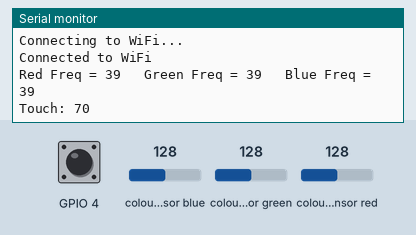
Recording of a sketch running on a simulated ESP32. On the bench: the last lines printed to the serial monitor. Wiring (inferred from the names in the program): TCS3200 colour sensor: output GPIO 16; S2 GPIO 0; S3 GPIO 17. The inputs (shaded band) are chosen by the test bench; at power-on: colour sensor blue 128, GPIO 4 HIGH, colour sensor green 128, colour sensor red 128. WiFi joins after 1.5 s; servers stay silent unless stated.

Above: at 2.7 s.
2.8 s: colour sensor blue set to 5
At 3.4 s:
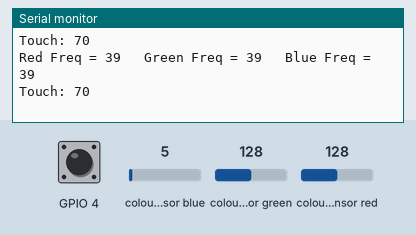
4.3 s: GPIO 4 pulled LOW for 0.3 s
At 5.2 s:
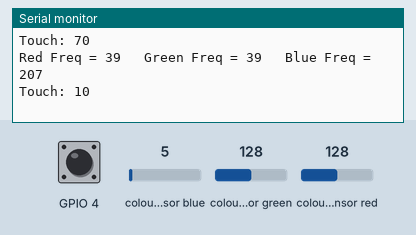
6.1 s: colour sensor green set to 5
At 6.8 s:
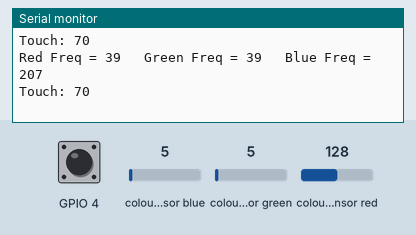
7.6 s: colour sensor red set to 5
At 8.4 s:
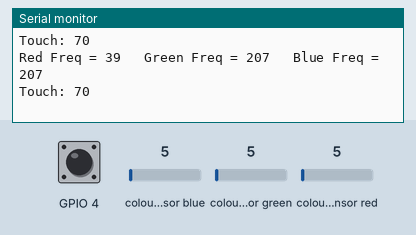

The sketch:

sendColorTouchData.ino
```cpp
#include <WiFi.h>
#include <WiFiUdp.h>

#define S2 0 /*Define S2 Pin Number of ESP32*/
#define S3 17 /*Define S3 Pin Number of ESP32*/
#define sensorOut 16 /*Define Sensor Output Pin Number of ESP32*/

/*Define int variables*/
int Red = 0;
int Green = 0;
int Blue = 0;
int Frequency = 0;


const int pin = 34; // Change this to the desired analog pin


const char* ssid = "yale wireless";


const char* udpServerIP = "172.27.160.56"; // Change to the target IP address
// const int udpServerPort = 12345; // Change to the target port number

//const char* udpServerIP = "127.0.0.1"; // Change to the target IP address
const int udpServerPort = 12345; // Change to the target port number

WiFiUDP udp;


void setup() {
  pinMode(pin, INPUT); // Set the pin as an analog input
  pinMode(S2, OUTPUT); /*Define S2 Pin as a OUTPUT*/
  pinMode(S3, OUTPUT); /*Define S3 Pin as a OUTPUT*/
  pinMode(sensorOut, INPUT); /*Define Sensor Output Pin as a INPUT*/
  Serial.begin(115200); // Initialize serial communication


// Connect to Wi-Fi
WiFi.begin(ssid);
while (WiFi.status() != WL_CONNECTED) {
Serial.println("Connecting to WiFi...");
}
Serial.println("Connected to WiFi");


// Begin the UDP connection
udp.begin(udpServerPort);
}


void loop() {
//int sensorValue = analogRead(pin); // Read the analog input
//Serial.println(sensorValue);
// Data to be sent
//String message = "Hello, UDP Server!";

  Red = getRed();
  delay(200); /*wait a 200mS*/
  Green = getGreen();
  delay(200); /*wait a 200mS*/
  Blue = getBlue();
  delay(200); /*wait a 200mS*/
  Serial.print("Red Freq = ");
  Serial.print(Red); /*Print Red Color Value on Serial Monitor*/
  Serial.print("   ");
  Serial.print("Green Freq = ");
  Serial.print(Green); /*Print Green Color Value on Serial Monitor*/
  Serial.print("   ");
  Serial.print("Blue Freq = ");
  Serial.println(Blue); /*Print Blue Color Value on Serial Monitor*/

  // DIY TOUCH SENSOR
  Serial.print("Touch: ");
  Serial.println(touchRead(T0)); // GPIO pin 4
  delay(200);


// Send the UDP packet
udp.beginPacket(udpServerIP, udpServerPort);
//udp.print("Red: ");
//udp.print(Red);
//udp.print("  ");
//udp.print("Green: ");
//udp.print(Green);
//udp.print("  ");
//udp.print("Blue: ");
//udp.println(Blue);
int touch = touchRead(T0);

//udp.print(touch, "i");
udp.print(touch);
udp.print(",");
udp.print(Red);
udp.print(",");
udp.print(Green);
udp.print(",");
udp.print(Blue);
udp.endPacket();


//Serial.print("Allegedly sent: ");
//Serial.println(message);

//delay(3000);

}


int getRed() {
  digitalWrite(S2,LOW);
  digitalWrite(S3,LOW);
  Frequency = pulseIn(sensorOut, LOW); /*Get the Red Color Frequency*/
  return Frequency;
}

int getGreen() {
  digitalWrite(S2,HIGH);
  digitalWrite(S3,HIGH);
  Frequency = pulseIn(sensorOut, LOW); /*Get the Green Color Frequency*/
  return Frequency;
}

int getBlue() {
  digitalWrite(S2,LOW);
  digitalWrite(S3,HIGH);
  Frequency = pulseIn(sensorOut, LOW); /*Get the Blue Color Frequency*/
  return Frequency;
}
```

Measured:
- after the input at 4.3 s, the serial monitor: prints a new line after 0.21 s (image 2)
